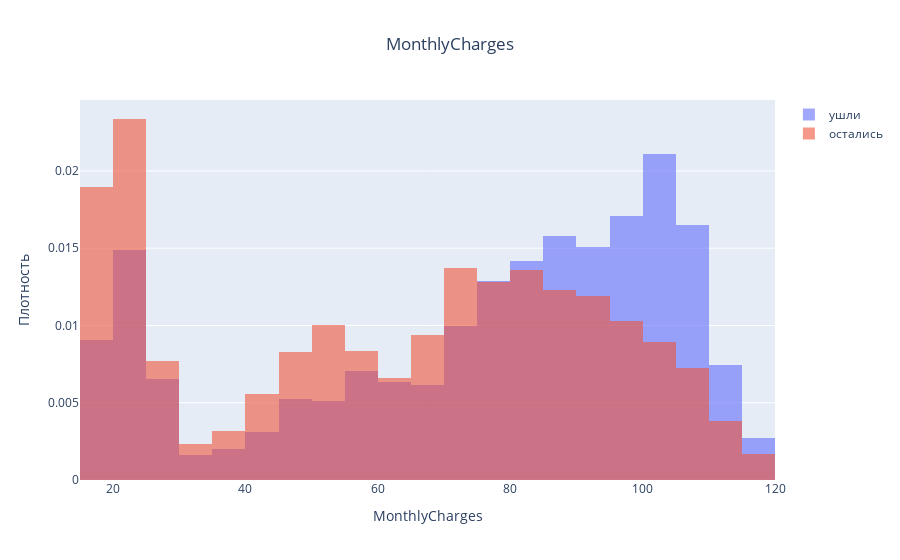

Notebook code cell kept with this figure:
### Code cell
hist_for_classes_plotly(total,'MonthlyCharges')

### Figure 1 — Plotly figure (JSON) as saved in the notebook; plotly's stock layout.template omitted (floating-point values rounded to 4 significant figures; data arrays with more than 128 entries replaced by an {"elided": "..."} marker saying what was removed)
{"data": [{"histnorm": "probability density", "name": "ушли", "nbinsx": 50, "opacity": 0.6, "type": "histogram", "x": {"elided": "1101 float values"}}, {"histnorm": "probability density", "name": "остались", "nbinsx": 50, "opacity": 0.6, "type": "histogram", "x": {"elided": "5942 float values"}}], "layout": {"barmode": "overlay", "title": {"text": "MonthlyCharges", "x": 0.5}, "xaxis": {"title": {"text": "MonthlyCharges"}}, "yaxis": {"title": {"text": "Плотность"}}}}
